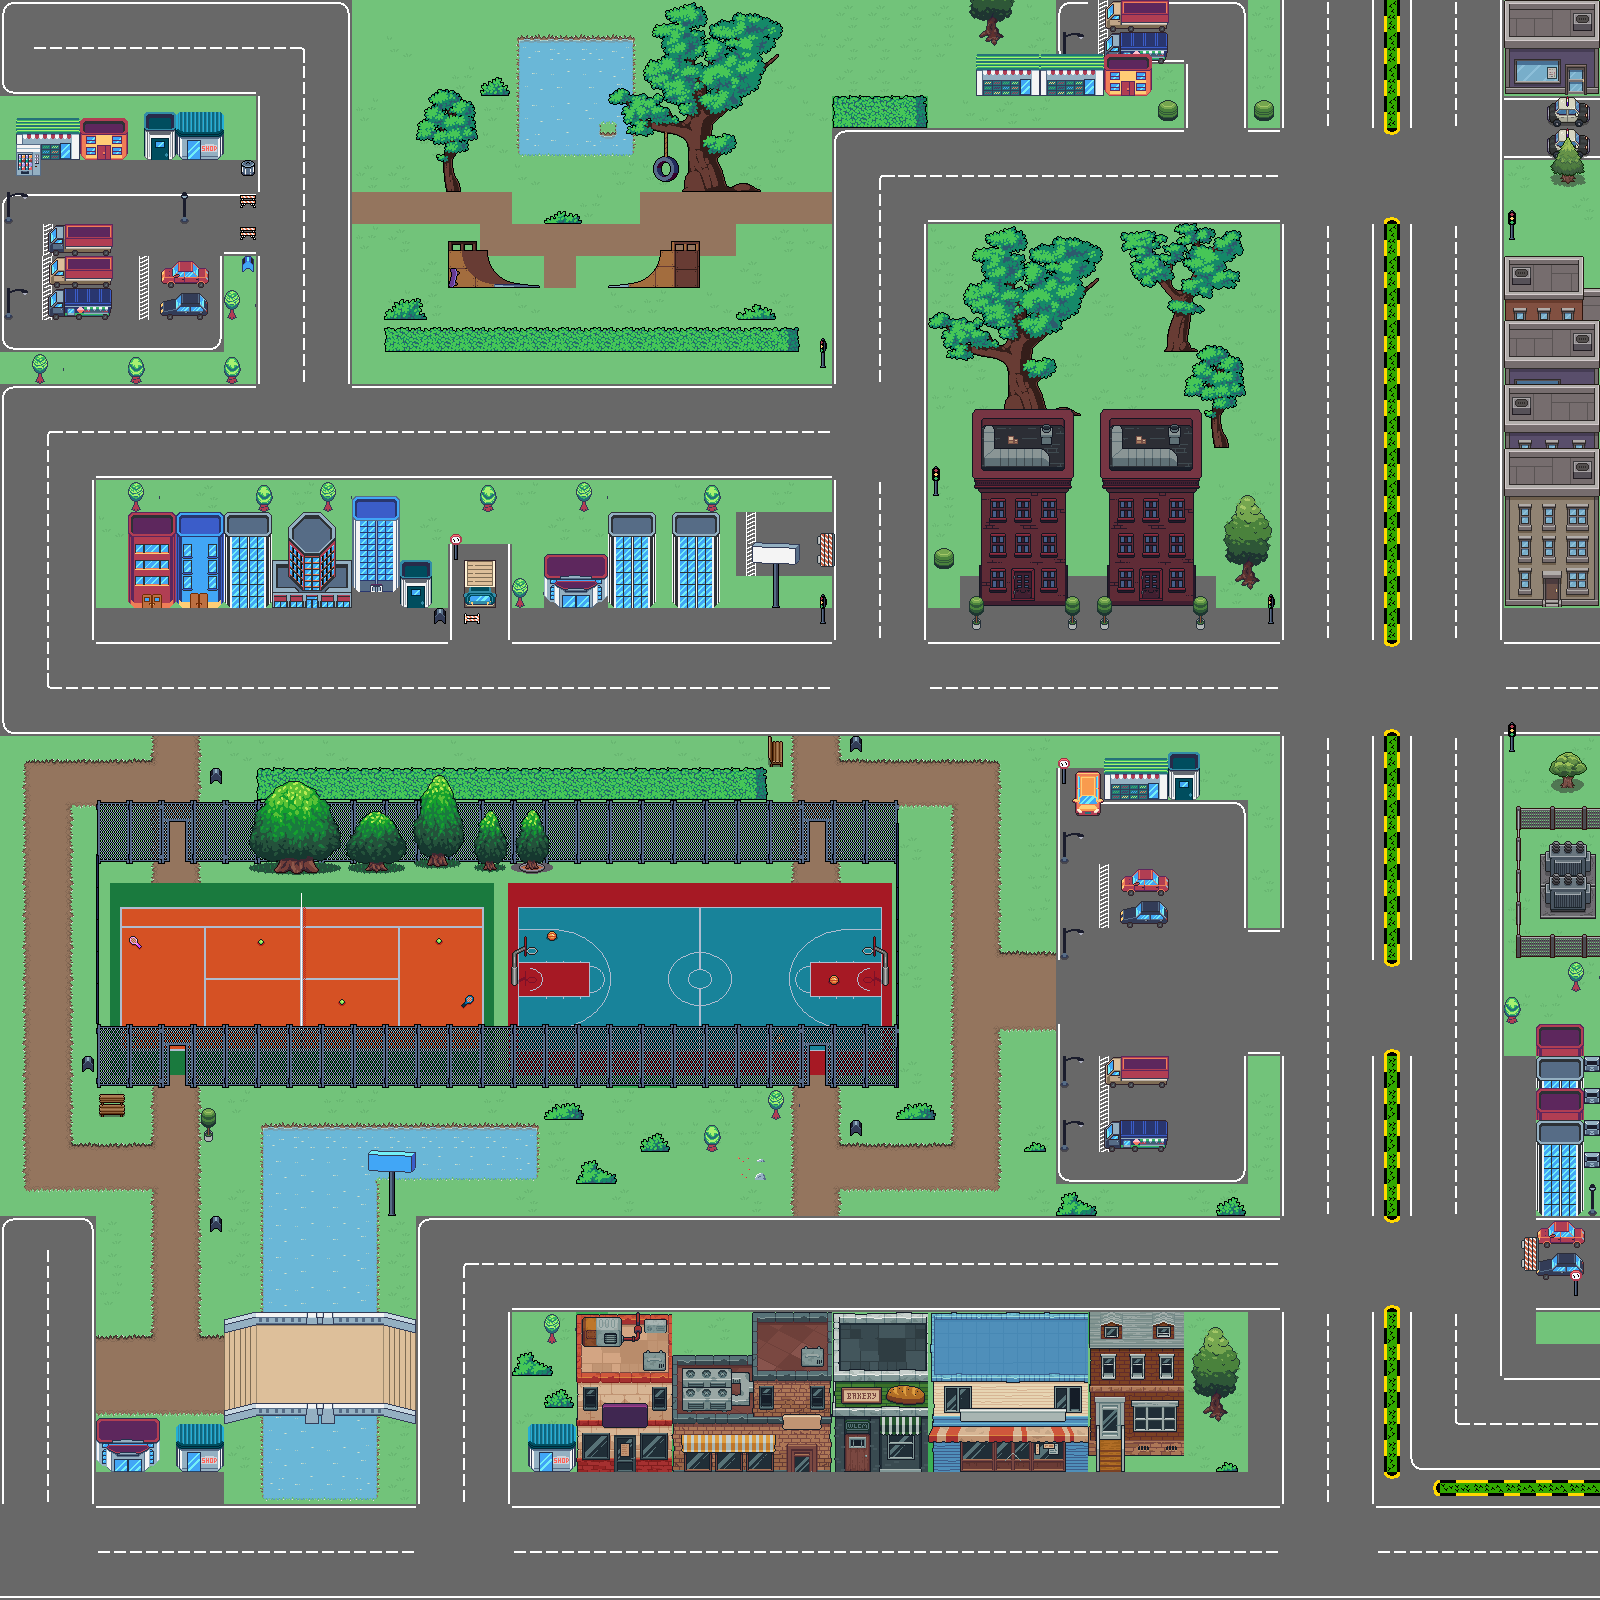

The image is a tile-based game level rendered from a .tmx file. Its description and source (layers, tilesets, objects; grid data summarised) follow:
An orthogonal 50x50 tile map with 32x32 px tiles, 12 tile layers (Base (vacía), Piso, Puente, Calles, ...), 14 tilesets and 243 objects.

<map version="1.10" tiledversion="1.11.2" orientation="orthogonal" renderorder="right-down" width="50" height="50" tilewidth="32" tileheight="32" infinite="0" backgroundcolor="#3aaf54" nextlayerid="17" nextobjectid="298">
 <tileset firstgid="1" source="tilesets/RoadTileSet.tsx" />
 <tileset firstgid="29" source="tilesets/Todo.tsx" />
 <tileset firstgid="1053" source="tilesets/RoadTileSet2.tsx" />
 <tileset firstgid="1081" source="tilesets/TileSet_V1.tsx" />
 <tileset firstgid="1193" source="tilesets/Parque.tsx" />
 <tileset firstgid="1257" source="tilesets/TopDown.tsx" />
 <tileset firstgid="1273" source="tilesets/RoadTileSet3.tsx" />
 <tileset firstgid="1301" source="tilesets/Park Tileset.tsx" />
 <tileset firstgid="1821" source="tilesets/City Essential.tsx" />
 <tileset firstgid="1836" source="tilesets/City Essential 2.tsx" />
 <tileset firstgid="1861" source="tilesets/City Essential 3.tsx" />
 <tileset firstgid="1876" source="tilesets/City Essential 4.tsx" />
 <tileset firstgid="1901" source="tilesets/City Essential 7.tsx" />
 <tileset firstgid="1919" source="tilesets/Simple City.tsx" />
 <layer id="1" name="Base (vacía)" width="50" height="50" locked="1">
  <data>[2500 cells, 0 non-empty, 0 distinct tile ids]</data>
 </layer>
 <layer id="12" name="Piso" width="50" height="50" locked="1">
  <data>[2500 cells, 1204 non-empty, 29 distinct tile ids]</data>
 </layer>
 <layer id="16" name="Puente" width="50" height="50" locked="1">
  <data>[2500 cells, 24 non-empty, 24 distinct tile ids]</data>
 </layer>
 <layer id="5" name="Calles" width="50" height="50" locked="1">
  <data>[2500 cells, 1312 non-empty, 64 distinct tile ids]</data>
 </layer>
 <layer id="15" name="Decoración Canchas 2" width="50" height="50" locked="1">
  <data>[2500 cells, 27 non-empty, 4 distinct tile ids]</data>
 </layer>
 <layer id="13" name="Canchas" width="50" height="50" locked="1">
  <data>[2500 cells, 200 non-empty, 200 distinct tile ids]</data>
 </layer>
 <layer id="14" name="Decoración Canchas" width="50" height="50" locked="1">
  <data>[2500 cells, 52 non-empty, 3 distinct tile ids]</data>
 </layer>
 <layer id="9" name="Decoración CPE" width="50" height="50" locked="1">
  <data>[2500 cells, 8 non-empty, 8 distinct tile ids]</data>
 </layer>
 <layer id="4" name="Edificios 2" width="50" height="50" locked="1">
  <data>[2500 cells, 37 non-empty, 34 distinct tile ids]</data>
 </layer>
 <layer id="2" name="Edificios" width="50" height="50" locked="1">
  <data>[2500 cells, 213 non-empty, 148 distinct tile ids]</data>
 </layer>
 <layer id="7" name="Decoración" width="50" height="50" locked="1">
  <data>[2500 cells, 189 non-empty, 119 distinct tile ids]</data>
 </layer>
 <layer id="8" name="Decoración 2" width="50" height="50" locked="1">
  <data>[2500 cells, 79 non-empty, 50 distinct tile ids]</data>
 </layer>
 <objectgroup id="11" name="colisiones" locked="1">
  <object id="7" x="1157.33" y="99.3333" width="20" height="22" />
  <object id="9" x="1254" y="97.3333" width="20" height="22" />
  <object id="10" x="1191.33" y="596" width="17.3333" height="31.3333" />
  <object id="11" x="1099.33" y="596.667" width="10.6667" height="32.6667" />
  <object id="13" x="1063.33" y="596" width="17.3333" height="32" />
  <object id="15" x="969.333" y="594.667" width="14" height="31.3333" />
  <object id="27" x="1106" y="408" width="96" height="194.667" />
  <object id="28" x="970.667" y="409.333" width="103.333" height="195.333" />
  <object id="29" x="1196.67" y="342" width="41.3333" height="104" />
  <object id="33" x="814" y="590.667" width="18.6667" height="34" />
  <object id="36" x="818" y="336.667" width="9.33333" height="32" />
  <object id="37" x="929.333" y="464.667" width="12" height="32" />
  <object id="38" x="931.333" y="546.667" width="22.6667" height="22.6667" />
  <object id="39" x="771.333" y="564" width="9.33333" height="42" />
  <object id="40" x="750.667" y="542" width="47.3333" height="18" />
  <object id="41" x="815.333" y="524.667" width="22" height="46" />
  <object id="42" x="700" y="483.333" width="22.6667" height="30" />
  <object id="43" x="670" y="510" width="52" height="96" />
  <object id="44" x="606" y="509.333" width="51.3333" height="97.3333" />
  <object id="45" x="544" y="553.333" width="64" height="53.3333" />
  <object id="46" x="511.333" y="578" width="17.3333" height="28" />
  <object id="47" x="576" y="480" width="14.6667" height="29.3333" />
  <object id="48" x="458" y="610.667" width="28" height="14" />
  <object id="49" x="462" y="557.333" width="37.3333" height="50.6667" />
  <object id="50" x="452" y="534" width="11.3333" height="26.6667" />
  <object id="51" x="430.667" y="606" width="18" height="18" />
  <object id="52" x="478.667" y="483.333" width="19.3333" height="28.6667" />
  <object id="53" x="398" y="560.667" width="33.3333" height="44" />
  <object id="54" x="352" y="494" width="48.6667" height="96" />
  <object id="55" x="318.667" y="477.333" width="16.6667" height="34" />
  <object id="56" x="269.333" y="513.333" width="82" height="90" />
  <object id="57" x="256.667" y="483.333" width="15.3333" height="25.3333" />
  <object id="58" x="224.667" y="512.667" width="47.3333" height="94" />
  <object id="59" x="172.667" y="510.667" width="54.6667" height="95.3333" />
  <object id="60" x="126" y="511.333" width="50" height="94.6667" />
  <object id="61" x="129.333" y="481.333" width="15.3333" height="27.3333" />
  <object id="63" x="223.333" y="356.667" width="16.6667" height="24.6667" />
  <object id="64" x="126.667" y="356.667" width="19.3333" height="26.6667" />
  <object id="65" x="31.3333" y="354" width="16" height="27.3333" />
  <object id="66" x="224" y="290.667" width="15.3333" height="24.6667" />
  <object id="67" x="240" y="252.667" width="14.6667" height="18.6667" />
  <object id="68" x="235.333" y="224.667" width="24.6667" height="18" />
  <object id="69" x="237.333" y="193.333" width="20.6667" height="14.6667" />
  <object id="70" x="239.333" y="158" width="17.3333" height="18.6667" />
  <object id="73" x="176.667" y="109.333" width="47.3333" height="48" />
  <object id="74" x="140" y="110.667" width="38" height="46.6667" />
  <object id="75" x="78" y="114.667" width="50" height="43.3333" />
  <object id="76" x="12" y="114.667" width="67.3333" height="44" />
  <object id="77" x="14" y="142.667" width="30" height="30.6667" />
  <object id="78" x="2.66667" y="190" width="26.6667" height="35.3333" />
  <object id="79" x="2" y="286" width="26.6667" height="34" />
  <object id="80" x="178.667" y="191.333" width="10.6667" height="32" />
  <object id="81" x="45.3333" y="285.333" width="69.3333" height="32.6667" />
  <object id="82" x="45.3333" y="254" width="73.3333" height="29.3333" />
  <object id="83" x="46.6667" y="216" width="71.3333" height="38" />
  <object id="84" x="155.333" y="293.333" width="56" height="26" />
  <object id="85" x="156" y="258" width="56" height="32.6667" />
  <object id="86" x="384.667" y="325.333" width="417.333" height="25.3333" />
  <object id="87" x="446" y="237.333" width="43.3333" height="48" />
  <object id="89" x="469.333" y="264" width="71.3333" height="22.6667" />
  <object id="90" x="656.667" y="240.667" width="44.6667" height="45.3333" />
  <object id="91" x="607.333" y="268" width="52" height="20.6667" />
  </objectgroup>
</map>
<!-- 181 of 243 objects omitted -->
